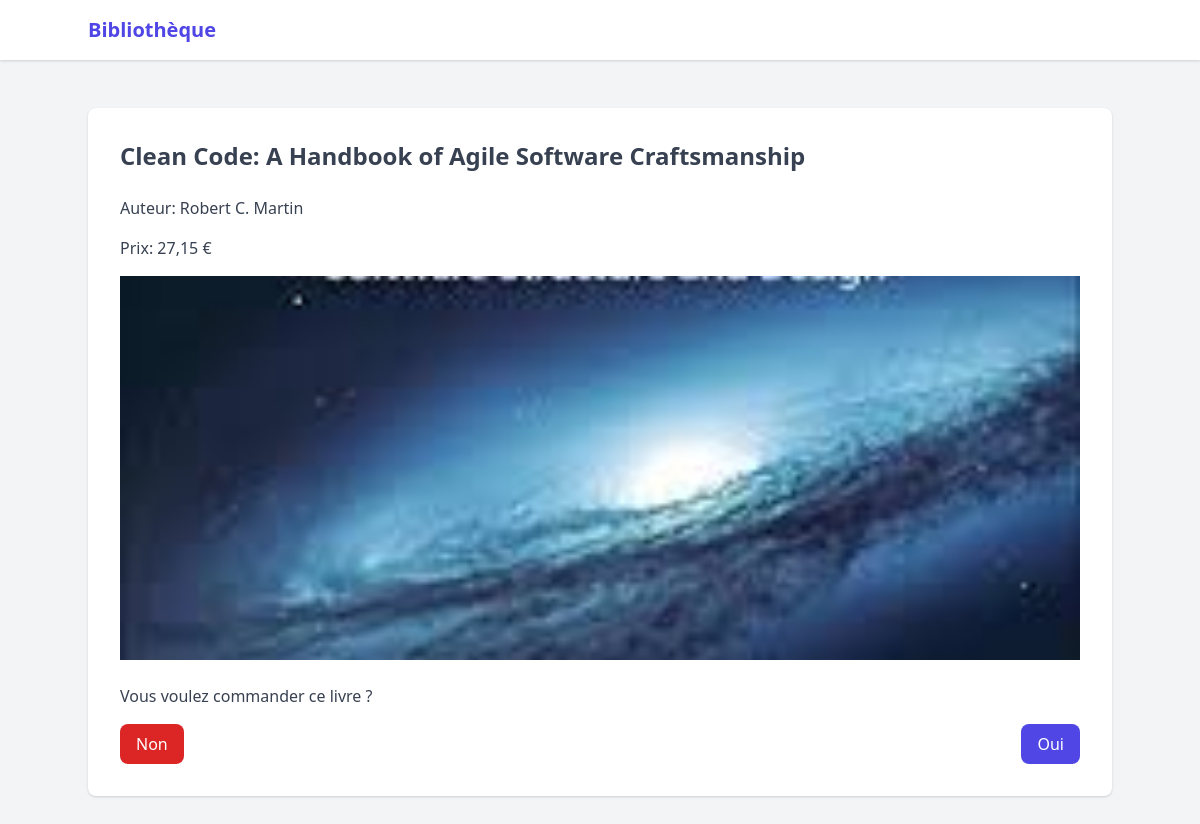
The page /commander/3 (signed in) on the database its author committed.
### models.py (models this page shows, shortened)
class Book(db.Model):
    id = db.Column(db.Integer, primary_key=True)
    titre = db.Column(db.String(100), nullable=False)
    auteur = db.Column(db.String(100), nullable=False)
    description = db.Column(db.Text, nullable=False)
    couverture = db.Column(db.String(120), nullable=False)
    prix = db.Column(db.Float, nullable=True)

### app.py (the view, shortened to what this page needs)
@app.route('/commander/<int:book_id>', methods=['GET', 'POST'])
@login_required
def commander(book_id):
    book = Book.query.get(book_id)
    if not book:
        flash('Livre non trouvé.', 'danger')
        return redirect(url_for('menu_route'))
    return render_template('commander.html', book=book)

### app.py (called while the page is built)
@login_manager.user_loader
def load_user(user_id):
    return User.query.get(int(user_id))

### templates/commander.html (shortened to what this page needs)
<!DOCTYPE html>
<html lang="fr">
<head>
  <link href="https://cdn.jsdelivr.net/npm/tailwindcss@2.2.16/dist/tailwind.min.css" rel="stylesheet">
</head>
<body class="font-sans text-gray-700 bg-gray-100">
  <header class="bg-white shadow">
    <nav class="container mx-auto py-4 flex justify-between items-center">
      <a href="{{ url_for('index') }}" class="text-xl font-bold text-indigo-600">Bibliothèque</a>
    </nav>
  </header>
  <main class="container mx-auto py-12">
    <div class="bg-white shadow rounded-lg p-8">
      <h2 class="text-2xl font-bold mb-6">{{ book.titre }}</h2>
      <p class="mb-4">Auteur: {{ book.auteur }}</p>
      <p class="mb-4">Prix: {{ book.prix }} €</p>
      <img src="{{ url_for('static', filename=book.couverture) }}" alt="Couverture du livre" class="w-full h-96 object-cover mb-6">
      <p class="mb-4">Vous voulez commander ce livre ?</p>
      <div class="flex justify-between">
        <a href="{{ url_for('menu_route') }}" class="bg-red-600 text-white font-medium py-2 px-4 rounded-lg hover:bg-red-700">Non</a>
        <a href="{{ url_for('commander', book_id=book.id, confirm=True) }}" class="bg-indigo-600 text-white font-medium py-2 px-4 rounded-lg hover:bg-indigo-700">Oui</a>
      </div>
    </div>
  </main>
</body>
</html>

### rows shown on the page
Book: titre "Clean Code: A Handbook of Agile Software Craftsmanship", auteur "Robert C. Martin", prix "27,15", couverture (picture)
